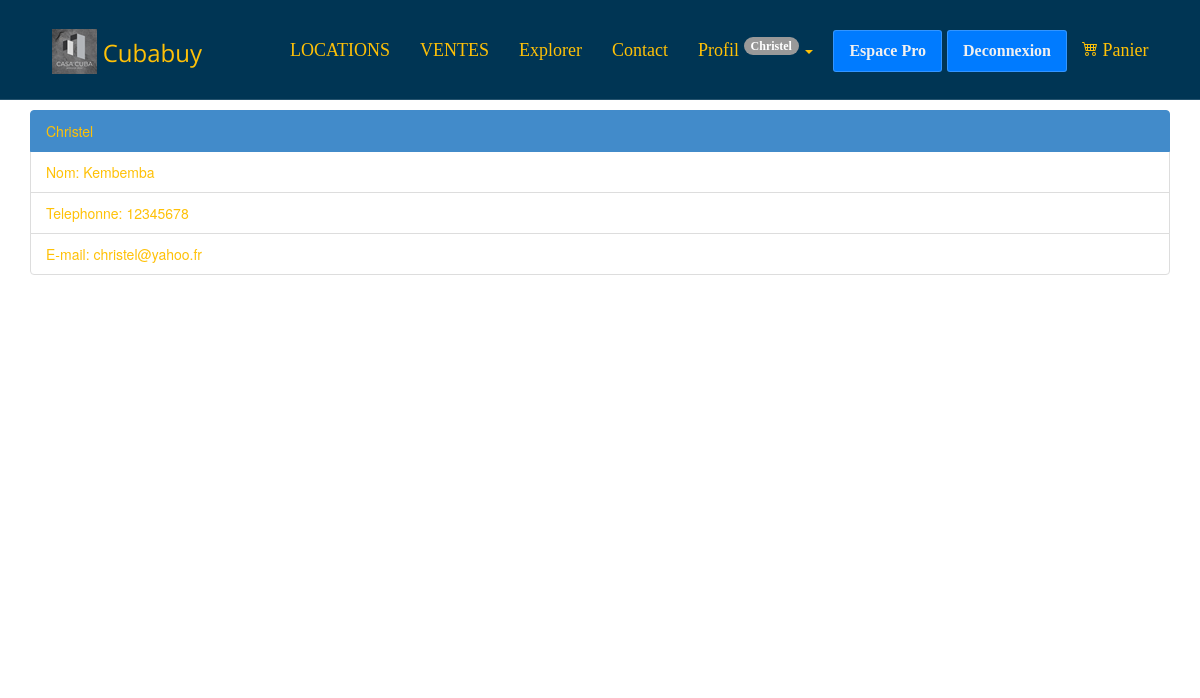
The page /profil.php (signed in) on the database as committed earlier.
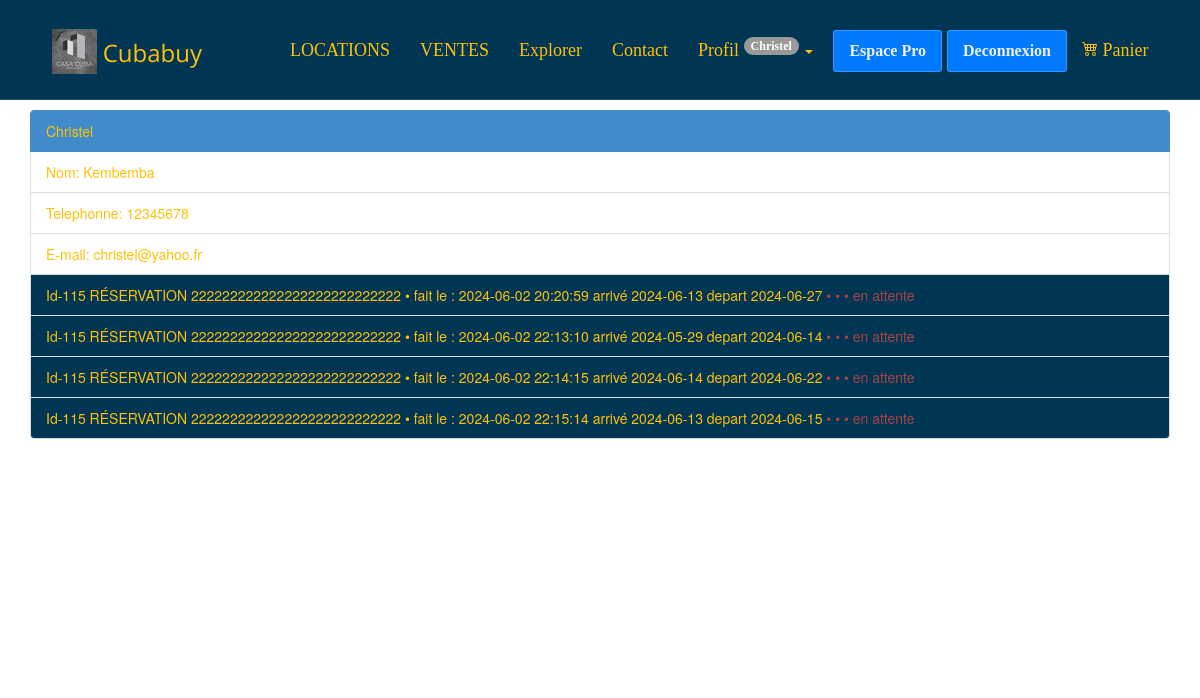
The same page on the database as committed later.
### tables this page shows
CREATE TABLE `reservations` (
  `id_reservation` int NOT NULL,
  `id_annonce` int NOT NULL,
  `id_utilisateur` int NOT NULL,
  `date_reservation` datetime NOT NULL DEFAULT CURRENT_TIMESTAMP,
  `date_arrivee` date NOT NULL,
  `date_depart` date NOT NULL,
  `nombre_personnes` int NOT NULL,
  `etat_reservation` varchar(20) NOT NULL DEFAULT 'en attente'
);

CREATE TABLE `advert` (
  `id_advert` int NOT NULL,
  `photo` varchar(255) DEFAULT NULL,
  `title` varchar(100) NOT NULL,
  `description` text NOT NULL,
  `postal_code` varchar(50) NOT NULL,
  `city` varchar(50) NOT NULL,
  `type` enum('achat','location') NOT NULL,
  `price` float NOT NULL,
  `reservation_message` text,
  `is_reserved` tinyint(1) DEFAULT '0',
  `id_advert_image` int DEFAULT NULL
);

### inc/funtions.inc.php (called while the page is built, shortened)
<?php
function connexionBdd()
{
    $dsn = "mysql:host=" . DBHOST . ";dbname=" . DBNAME . ";charset=utf8";
    try {
        $pdo = new PDO($dsn, DBUSER, DBPASS);
        $pdo->setAttribute(PDO::ATTR_ERRMODE, PDO::ERRMODE_EXCEPTION);
        $pdo->setAttribute(PDO::ATTR_DEFAULT_FETCH_MODE, PDO::FETCH_ASSOC);
    } catch (PDOException $e) {
        die($e->getMessage());
    }
    return $pdo;
}
function showAnonnce($id_advert)
{
    $pdo = connexionBdd();
    $sql = $pdo->prepare("SELECT * FROM advert WHERE id_advert = :id_advert");
    $sql->bindParam(':id_advert', $id_advert);
    $sql->execute();
    $annoce = $sql->fetch();
    return $annoce;
}
function showReservations($id_utilisateur = null)
{
    if(!$id_utilisateur){
        $pdo = connexionBdd();
        $sql = $pdo->prepare("SELECT * FROM reservations");
        $sql->execute();
        $reservation = $sql->fetchAll();
        return $reservation;
    }
    else{
    $pdo = connexionBdd();
    $sql = $pdo->prepare("SELECT * FROM reservations WHERE id_utilisateur  = :id_utilisateur ");
    $sql->bindParam(':id_utilisateur', $id_utilisateur, PDO::PARAM_INT);
    $sql->execute();
    $reservation = $sql->fetchAll();
    return $reservation;
    }
}

### profil.php (the view, shortened to what this page needs)
<?php
require_once "inc/funtions.inc.php";
$reservations = showReservations($_SESSION['user']['id_user']);
require_once "inc/header.inc.php";
?>
<main class="container top-space1 space">
    <div class="list-group m-5">
        <a href="#" class="list-group-item list-group-item-action active" aria-current="true">
            <?= $_SESSION['user']['firstName'] ?>
        </a>
        <a href="#" class="list-group-item list-group-item-action">Nom: <?= $_SESSION['user']['lastName'] ?></a>
        <a href="#" class="list-group-item list-group-item-action">Telephonne: <?= $_SESSION['user']['phone'] ?></a>
        <a href="#" class="list-group-item list-group-item-action">E-mail: <?= $_SESSION['user']['email'] ?></a>
        <?php
        foreach ($reservations as $reservation) {
            $annonce = showAnonnce($reservation['id_annonce']);
        ?>
            <a href="<?= RACINE_SITE ?>showAnnonce.php?annonce=<?= $annonce['id_advert'] ?>" class="list-group-item list-group-item-action bg-bleuNav ">
                Id-<?= $annonce['id_advert'] ?> RÉSERVATION <?= $annonce['title'] ?> • fait le : <?= $reservation['date_reservation'] ?> arrivé <?= $reservation['date_arrivee'] ?> depart <?= $reservation['date_depart'] ?> <span class=" text-danger "> • • • <?= $reservation['etat_reservation'] ?> </span> </a>
        <?php }
            $annonce = showAnonnce($achat['id_annonce']); ?>
    </div>
</main>

Rows that differ between the two databases and show on the page:
added reservations: id_annonce.id_advert "115", id_annonce.title "222222222222222222222222222", date_reservation "2024-06-02 20:20:59", date_arrivee "2024-06-13", date_depart "2024-06-27", etat_reservation "en attente"
added reservations: id_annonce.id_advert "115", id_annonce.title "222222222222222222222222222", date_reservation "2024-06-02 22:13:10", date_arrivee "2024-05-29", date_depart "2024-06-14", etat_reservation "en attente"
added reservations: id_annonce.id_advert "115", id_annonce.title "222222222222222222222222222", date_reservation "2024-06-02 22:14:15", date_arrivee "2024-06-14", date_depart "2024-06-22", etat_reservation "en attente"
added reservations: id_annonce.id_advert "115", id_annonce.title "222222222222222222222222222", date_reservation "2024-06-02 22:15:14", date_arrivee "2024-06-13", date_depart "2024-06-15", etat_reservation "en attente"
